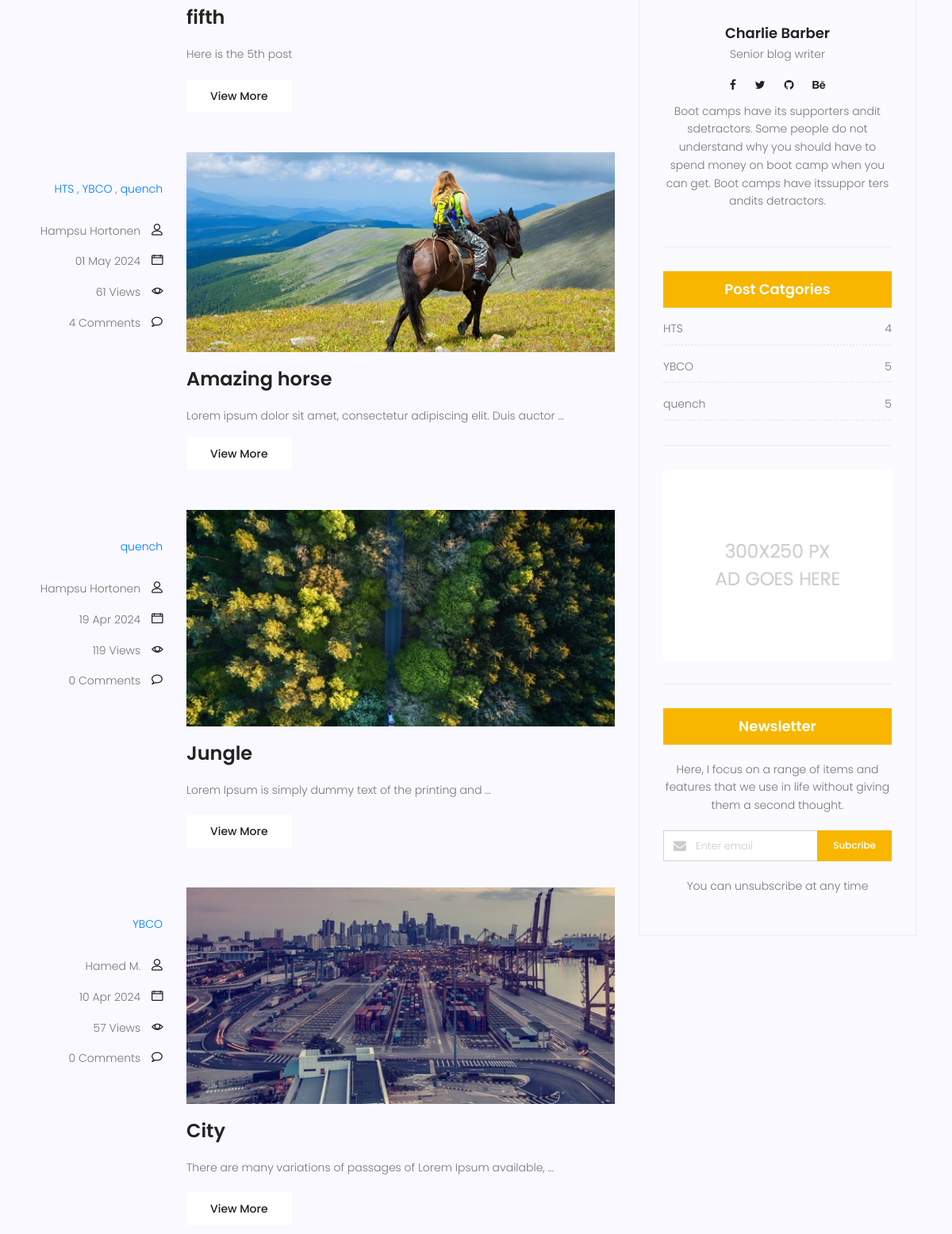
Before: /blog/search/ (middle part) with the older database file.
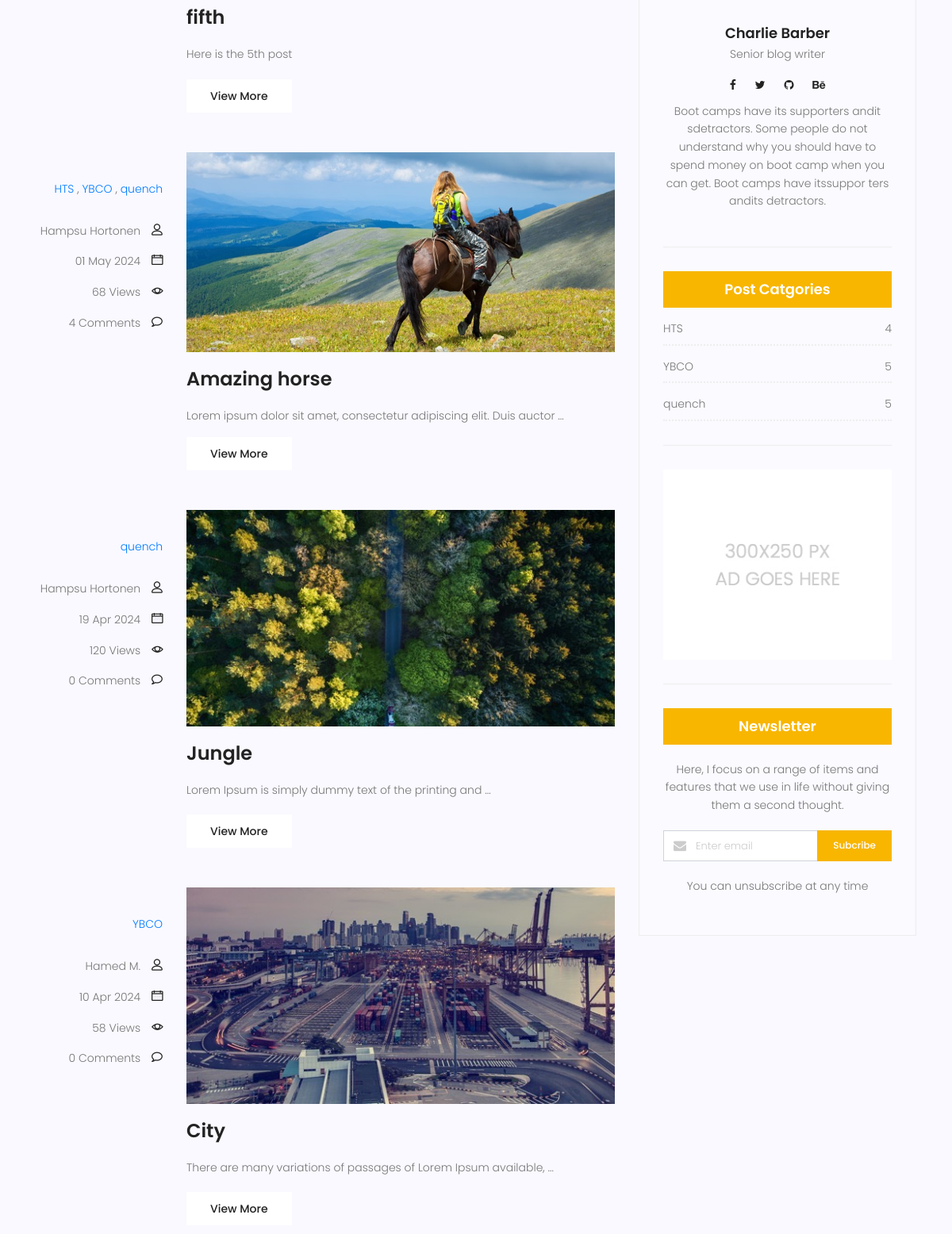
After: the same page with the newer database file.
### blog/models.py (models this page shows, shortened)
class Post(models.Model):
    image = models.ImageField(upload_to='blog/', default='blog/default.jpg')
    author = models.ForeignKey(User, null=True, on_delete=models.SET_NULL)
    title = models.CharField(max_length=255)
    content = models.TextField()
    tags = TaggableManager()
    category = models.ManyToManyField(Category)
    counted_view = models.IntegerField(default=0)
    status = models.BooleanField(default=False)
    login_required = models.BooleanField(default=False)
    published_date = models.DateTimeField(null=True)
    created_date = models.DateTimeField(auto_now_add=True)
    updated_date = models.DateTimeField(auto_now=True)
    class Meta:
        ordering = ('-created_date',)

class Category(models.Model):
    name = models.CharField(max_length=255)
    def __str__(self):
        return self.name

### blog/views.py (the view)
# urls.py: path('search/', blog_search, name='search'),
def blog_search(request):
    posts = Post.objects.filter(status = True)
    if request.method == 'GET':
        if r := request.GET.get('s'):
            posts = posts.filter(content__contains=r)
    posts = posts.filter(published_date__lte=timezone.now()).order_by('-published_date')
    context = {'posts': posts}
    return render(request, 'blog/blog-home.html', context)

### blog/templatetags/blog_tags.py (called while the page is built)
@register.simple_tag(name='comments_count')
def function(pid):
    return Comment.objects.filter(post=pid, approved=True).count()

@register.inclusion_tag('blog/blog-post-categories.html')
def postcategories():
    posts = Post.objects.filter(status = True)
    categories = Category.objects.all()
    cat_dict = {}
    for name in categories:
        cat_dict[name] = posts.filter(category=name).count()
    return {'categories': cat_dict}

### templates/blog/blog-home.html (shortened to what this page needs)
{% extends 'base.html' %}
{% load static %}
{% load blog_tags %}
{% block content %}
<section class="post-content-area">
	<div class="container">
		<div class="row">
			<div class="col-lg-8 posts-list">
				{% for post in posts %}
				<div class="single-post row">
					<div class="col-lg-3  col-md-3 meta-details">
						<ul class="tags">
							{% for cat in post.category.all %}
							<a href="{% url 'blog:category' cat_name=cat.name %}">{{cat.name}}</a> {% if not forloop.last %},{% endif %}
							{% endfor %}
						</ul>
						<div class="user-details row">
							<p class="user-name col-lg-12 col-md-12 col-6"><a href="{% url 'blog:author' author_username=post.author.get_username %}">{{post.author.get_full_name}}</a>
								<span class="lnr lnr-user"></span>
							</p>
							<p class="date col-lg-12 col-md-12 col-6"><a href="#">{{post.published_date|date:"d M Y"}}</a> <span class="lnr lnr-calendar-full"></span></p>
							<p class="view col-lg-12 col-md-12 col-6"><a href="#">{{post.counted_view}} Views</a> <span
									class="lnr lnr-eye"></span></p>
							<p class="comments col-lg-12 col-md-12 col-6"><a href="#">{% comments_count post.id %} Comments</a> <span
									class="lnr lnr-bubble"></span></p>
						</div>
					</div>
					<div class="col-lg-9 col-md-9 ">
						<div class="feature-img">
							<img class="img-fluid" src="{{post.image.url}}" alt="">
						</div>
						<a class="posts-title" href="{% url 'blog:single' post.id %}">
							<h3>{{post.title}}</h3>
						</a>
						<p class="excert">
							{{post.content|safe|truncatewords:10}}
						</p>
						<a href="{% url 'blog:single' post.id %}" class="primary-btn">View More</a>
					</div>
				</div>
				{% endfor %}
			</div>
			<div class="col-lg-4 sidebar-widgets">
				<div class="widget-wrap">
					{% include 'blog/blog-writer.html' %}
					{% postcategories %}
					{% include 'blog/blog-ads.html' %}
					{% include 'blog/blog-newsletter.html' %}
				</div>
			</div>
		</div>
	</div>
</section>
{% endblock %}

### templates/base.html (shortened to what this page needs)
{% load static %}
<!DOCTYPE html>
<html lang="zxx" class="no-js">
<head>
    <link rel="stylesheet" href="{% static 'css/linearicons.css' %}">
    <link rel="stylesheet" href="{% static 'css/font-awesome.min.css' %}">
    <link rel="stylesheet" href="{% static 'css/bootstrap.css' %}">
    <link rel="stylesheet" href="{% static 'css/magnific-popup.css' %}">
    <link rel="stylesheet" href="{% static 'css/jquery-ui.css' %}">
    <link rel="stylesheet" href="{% static 'css/nice-select.css' %}">
    <link rel="stylesheet" href="{% static 'css/animate.min.css' %}">
    <link rel="stylesheet" href="{% static 'css/owl.carousel.css' %}">
    <link rel="stylesheet" href="{% static 'css/main.css' %}">
</head>
<body>
    {% block content %}
    {% endblock %}
</body>
</html>

### templates/messages.html (shortened to what this page needs)
{% load static %}

### templates/blog/blog-search.html (shortened to what this page needs)
{% load static %}

### templates/blog/blog-writer.html (shortened to what this page needs)
{% load static %}
<div class="single-sidebar-widget user-info-widget">
    <a href="#">
        <h4>Charlie Barber</h4>
    </a>
    <p>
        Senior blog writer
    </p>
    <ul class="social-links">
        <li><a href="#"><i class="fa fa-facebook"></i></a></li>
        <li><a href="#"><i class="fa fa-twitter"></i></a></li>
        <li><a href="#"><i class="fa fa-github"></i></a></li>
        <li><a href="#"><i class="fa fa-behance"></i></a></li>
    </ul>
    <p>
        Boot camps have its supporters andit sdetractors. Some people do not understand why you
        should have to spend money on boot camp when you can get. Boot camps have itssuppor ters
        andits detractors.
    </p>
</div>

### templates/blog/blog-post-categories.html
{% load static %}
<div class="single-sidebar-widget post-category-widget">
    <h4 class="category-title">Post Catgories</h4>
    <ul class="cat-list">
        {% for name, count in categories.items %}
        <li>
            <a href="{% url 'blog:category' cat_name=name%}" class="d-flex justify-content-between">
                <p>{{name}}</p>
                <p>{{count}}</p>
            </a>
        </li>
        {% endfor %}
    </ul>
</div>

### templates/blog/blog-ads.html
{% load static %}
<div class="single-sidebar-widget ads-widget">
    <a href="#"><img class="img-fluid" src="{% static 'img/blog/ads-banner.jpg' %}" alt=""></a>
</div>

### templates/blog/blog-newsletter.html
{% load static %}
<div class="single-sidebar-widget newsletter-widget">
    <h4 class="newsletter-title">Newsletter</h4>
    <p>
        Here, I focus on a range of items and features that we use in life without
        giving them a second thought.
    </p>
    <div class="form-group d-flex flex-row">
        <div class="col-autos">
            <div class="input-group">
                <div class="input-group-prepend">
                    <div class="input-group-text"><i class="fa fa-envelope" aria-hidden="true"></i>
                    </div>
                </div>
                <input type="text" class="form-control" id="inlineFormInputGroup"
                    placeholder="Enter email" onfocus="this.placeholder = ''"
                    onblur="this.placeholder = 'Enter email'">
            </div>
        </div>
        <a href="#" class="bbtns">Subcribe</a>
    </div>
    <p class="text-bottom">
        You can unsubscribe at any time
    </p>
</div>

Changed rows visible on the page:
changed Post "Amazing horse": counted_view "61" → "68"
changed Post "Jungle": counted_view "119" → "120"
changed Post "City": counted_view "57" → "58"
